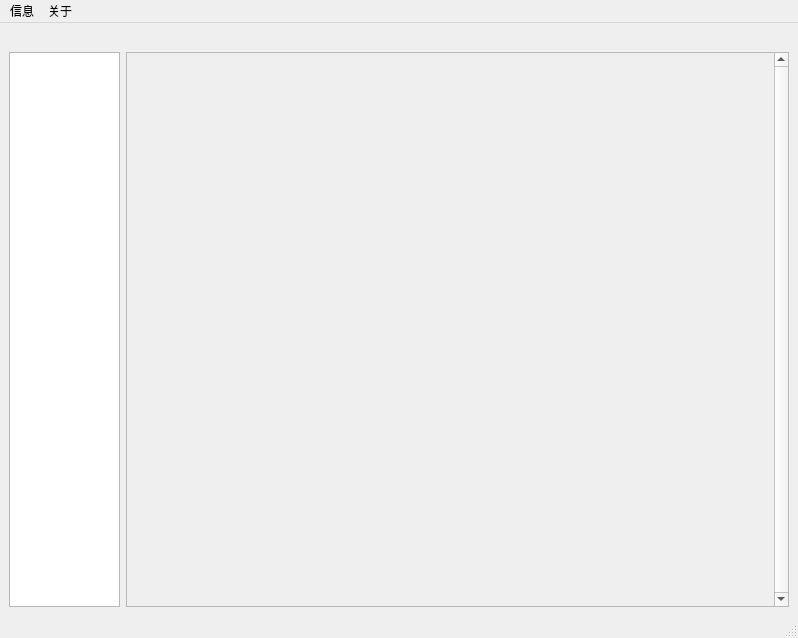
<?xml version="1.0" encoding="UTF-8"?>
<ui version="4.0">
 <class>MainWindow</class>
 <widget class="QMainWindow" name="MainWindow">
  <property name="geometry">
   <rect>
    <x>0</x>
    <y>0</y>
    <width>798</width>
    <height>638</height>
   </rect>
  </property>
  <property name="minimumSize">
   <size>
    <width>775</width>
    <height>617</height>
   </size>
  </property>
  <property name="maximumSize">
   <size>
    <width>975</width>
    <height>686</height>
   </size>
  </property>
  <property name="windowTitle">
   <string>MainWindow</string>
  </property>
  <widget class="QWidget" name="centralwidget">
   <layout class="QGridLayout" name="gridLayout_2">
    <item row="0" column="0">
     <widget class="QLabel" name="myname_label">
      <property name="text">
       <string/>
      </property>
     </widget>
    </item>
    <item row="1" column="0">
     <layout class="QGridLayout" name="gridLayout" columnstretch="1,6">
      <item row="0" column="0">
       <widget class="QListWidget" name="listWidget">
        <property name="styleSheet">
         <string notr="true">QListWidget::item
{
height:40px; /*每个item的高度*/
font-size:20px; /*字体大小*/
}

QListWidget::item::hover
{
background-color:rgb(9,150,200,100); /*伪状态，鼠标经过背景色*/
}

QListWidget::item:selected
{
background: qlineargradient(x1: 0, y1: 0, x2: 0, y2: 1, stop: 0 #6ea1f1, stop: 1 #567dbc); /*选中背景色*/
}</string>
        </property>
       </widget>
      </item>
      <item row="0" column="1">
       <widget class="QScrollArea" name="scrollArea">
        <property name="verticalScrollBarPolicy">
         <enum>Qt::ScrollBarAlwaysOn</enum>
        </property>
        <property name="horizontalScrollBarPolicy">
         <enum>Qt::ScrollBarAsNeeded</enum>
        </property>
        <property name="sizeAdjustPolicy">
         <enum>QAbstractScrollArea::AdjustToContentsOnFirstShow</enum>
        </property>
        <property name="widgetResizable">
         <bool>true</bool>
        </property>
        <widget class="QWidget" name="scrollAreaWidgetContents">
         <property name="geometry">
          <rect>
           <x>0</x>
           <y>0</y>
           <width>643</width>
           <height>551</height>
          </rect>
         </property>
        </widget>
       </widget>
      </item>
     </layout>
    </item>
   </layout>
  </widget>
  <widget class="QMenuBar" name="menubar">
   <property name="geometry">
    <rect>
     <x>0</x>
     <y>0</y>
     <width>798</width>
     <height>23</height>
    </rect>
   </property>
   <widget class="QMenu" name="infoMenu">
    <property name="title">
     <string>信息</string>
    </property>
    <addaction name="refreshAction"/>
    <addaction name="myinfoAction"/>
   </widget>
   <widget class="QMenu" name="aboutMenu">
    <property name="title">
     <string>关于</string>
    </property>
   </widget>
   <addaction name="infoMenu"/>
   <addaction name="aboutMenu"/>
  </widget>
  <widget class="QStatusBar" name="statusbar"/>
  <action name="refreshAction">
   <property name="checkable">
    <bool>true</bool>
   </property>
   <property name="text">
    <string>refresh online user</string>
   </property>
   <property name="shortcut">
    <string>F5</string>
   </property>
  </action>
  <action name="myinfoAction">
   <property name="checkable">
    <bool>true</bool>
   </property>
   <property name="text">
    <string>My info</string>
   </property>
  </action>
 </widget>
 <resources/>
 <connections/>
</ui>
